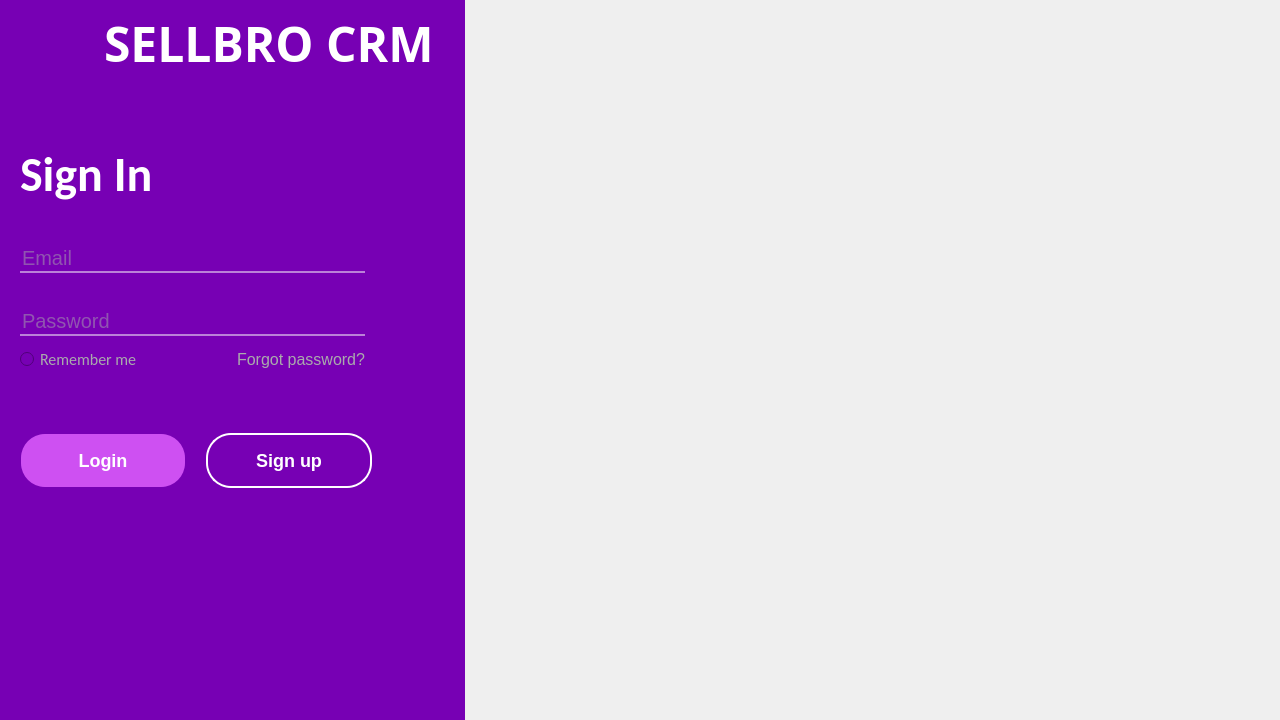
<?xml version="1.0" encoding="UTF-8"?>
<ui version="4.0">
 <class>mainWidget</class>
 <widget class="QStackedWidget" name="mainWidget">
  <property name="enabled">
   <bool>true</bool>
  </property>
  <property name="sizePolicy">
   <sizepolicy hsizetype="Preferred" vsizetype="Preferred">
    <horstretch>0</horstretch>
    <verstretch>0</verstretch>
   </sizepolicy>
  </property>
  <property name="minimumSize">
   <size>
    <width>1280</width>
    <height>720</height>
   </size>
  </property>
  <widget class="QWidget" name="signInWidget_2">
   <property name="enabled">
    <bool>true</bool>
   </property>
   <property name="minimumSize">
    <size>
     <width>1280</width>
     <height>720</height>
    </size>
   </property>
   <property name="font">
    <font>
     <family>Yu Gothic UI Semibold</family>
     <pointsize>8</pointsize>
     <weight>7</weight>
     <italic>false</italic>
     <bold>false</bold>
    </font>
   </property>
   <property name="windowTitle">
    <string>Sellbro-CRM</string>
   </property>
   <property name="windowIcon">
    <iconset>
     <normaloff>assets/images/medved-colored-icon.png</normaloff>assets/images/medved-colored-icon.png</iconset>
   </property>
   <property name="windowOpacity">
    <double>1.000000000000000</double>
   </property>
   <property name="styleSheet">
    <string notr="true">background: rgba(255, 255, 255, 0);
font: 63 8pt &quot;Yu Gothic UI Semibold&quot;;</string>
   </property>
   <layout class="QHBoxLayout" name="horizontalLayout" stretch="4,7">
    <property name="spacing">
     <number>0</number>
    </property>
    <property name="leftMargin">
     <number>0</number>
    </property>
    <property name="topMargin">
     <number>0</number>
    </property>
    <property name="rightMargin">
     <number>0</number>
    </property>
    <property name="bottomMargin">
     <number>0</number>
    </property>
    <item>
     <widget class="QWidget" name="signInWidget" native="true">
      <property name="styleSheet">
       <string notr="true">background: #7700b4;
font-size: 16px;
color: #ffffff;</string>
      </property>
      <layout class="QVBoxLayout" name="verticalLayout">
       <property name="spacing">
        <number>0</number>
       </property>
       <property name="leftMargin">
        <number>0</number>
       </property>
       <property name="topMargin">
        <number>0</number>
       </property>
       <property name="rightMargin">
        <number>0</number>
       </property>
       <property name="bottomMargin">
        <number>0</number>
       </property>
       <item>
        <layout class="QVBoxLayout" name="verticalLayout_2" stretch="1,2,3,1">
         <property name="spacing">
          <number>0</number>
         </property>
         <item>
          <widget class="QWidget" name="headerWidget" native="true">
           <property name="font">
            <font>
             <family>Yu Gothic UI Semibold</family>
             <pointsize>-1</pointsize>
             <weight>7</weight>
             <italic>false</italic>
             <bold>false</bold>
             <stylestrategy>PreferDefault</stylestrategy>
            </font>
           </property>
           <property name="styleSheet">
            <string notr="true">padding-top: 5px;</string>
           </property>
           <layout class="QHBoxLayout" name="horizontalLayout_4">
            <property name="spacing">
             <number>0</number>
            </property>
            <property name="leftMargin">
             <number>0</number>
            </property>
            <property name="topMargin">
             <number>0</number>
            </property>
            <property name="rightMargin">
             <number>0</number>
            </property>
            <property name="bottomMargin">
             <number>0</number>
            </property>
            <item>
             <widget class="QLabel" name="iconLabel">
              <property name="enabled">
               <bool>true</bool>
              </property>
              <property name="styleSheet">
               <string notr="true">padding-left: 20px;
max-width: 70px;
max-height: 70px;</string>
              </property>
              <property name="text">
               <string/>
              </property>
              <property name="pixmap">
               <pixmap>assets/images/medved-icon.png</pixmap>
              </property>
              <property name="scaledContents">
               <bool>true</bool>
              </property>
             </widget>
            </item>
            <item>
             <widget class="QLabel" name="titleLabel">
              <property name="font">
               <font>
                <family>Procrastinating Pixie</family>
                <pointsize>-1</pointsize>
                <weight>75</weight>
                <italic>false</italic>
                <bold>true</bold>
               </font>
              </property>
              <property name="autoFillBackground">
               <bool>false</bool>
              </property>
              <property name="styleSheet">
               <string notr="true">qproperty-alignment: AlignCenter;
font-size: 48px;
font-family: &quot;Procrastinating Pixie&quot;;
font-weight: bold;
</string>
              </property>
              <property name="locale">
               <locale language="English" country="UnitedStates"/>
              </property>
              <property name="lineWidth">
               <number>1</number>
              </property>
              <property name="text">
               <string>SELLBRO CRM</string>
              </property>
              <property name="textFormat">
               <enum>Qt::AutoText</enum>
              </property>
              <property name="scaledContents">
               <bool>false</bool>
              </property>
              <property name="wordWrap">
               <bool>false</bool>
              </property>
             </widget>
            </item>
           </layout>
          </widget>
         </item>
         <item>
          <widget class="QLabel" name="signInLabel">
           <property name="font">
            <font>
             <family>Calibri</family>
             <pointsize>-1</pointsize>
             <weight>75</weight>
             <italic>false</italic>
             <bold>true</bold>
            </font>
           </property>
           <property name="layoutDirection">
            <enum>Qt::LeftToRight</enum>
           </property>
           <property name="styleSheet">
            <string notr="true">font-size: 48px;
padding-left: 20px;
font-family: &quot;Calibri&quot;;
font-weight: bold;
padding-bottom: 30px;</string>
           </property>
           <property name="text">
            <string>Sign In</string>
           </property>
           <property name="alignment">
            <set>Qt::AlignBottom|Qt::AlignJustify</set>
           </property>
           <property name="margin">
            <number>0</number>
           </property>
          </widget>
         </item>
         <item>
          <widget class="QWidget" name="authWidget" native="true">
           <property name="enabled">
            <bool>true</bool>
           </property>
           <property name="styleSheet">
            <string notr="true">font-family: &quot;Sitka Text&quot;;</string>
           </property>
           <layout class="QVBoxLayout" name="verticalLayout_3" stretch="3,7">
            <property name="spacing">
             <number>0</number>
            </property>
            <property name="leftMargin">
             <number>0</number>
            </property>
            <property name="topMargin">
             <number>0</number>
            </property>
            <property name="rightMargin">
             <number>0</number>
            </property>
            <property name="bottomMargin">
             <number>0</number>
            </property>
            <item>
             <widget class="QWidget" name="credsWidget" native="true">
              <property name="enabled">
               <bool>true</bool>
              </property>
              <property name="styleSheet">
               <string notr="true">QLineEdit {
font-size: 20px;
border: none;
border-bottom-width: 2px;
border-bottom-style: solid;
border-bottom-color: #bb81d8;
color: #aaaaac;
font-family:&quot;Calibri&quot;;
}</string>
              </property>
              <layout class="QVBoxLayout" name="verticalLayout_4" stretch="0,0">
               <property name="spacing">
                <number>0</number>
               </property>
               <property name="leftMargin">
                <number>20</number>
               </property>
               <property name="topMargin">
                <number>0</number>
               </property>
               <property name="rightMargin">
                <number>100</number>
               </property>
               <property name="bottomMargin">
                <number>60</number>
               </property>
               <item>
                <widget class="QLineEdit" name="emailInput">
                 <property name="styleSheet">
                  <string notr="true">margin-bottom: 35px;
</string>
                 </property>
                 <property name="placeholderText">
                  <string>Email</string>
                 </property>
                </widget>
               </item>
               <item>
                <widget class="QWidget" name="passwordWidget" native="true">
                 <property name="styleSheet">
                  <string notr="true">color: #aaaaac;</string>
                 </property>
                 <layout class="QVBoxLayout" name="verticalLayout_6" stretch="0,0">
                  <property name="spacing">
                   <number>0</number>
                  </property>
                  <property name="leftMargin">
                   <number>0</number>
                  </property>
                  <property name="topMargin">
                   <number>0</number>
                  </property>
                  <property name="rightMargin">
                   <number>0</number>
                  </property>
                  <property name="bottomMargin">
                   <number>0</number>
                  </property>
                  <item>
                   <widget class="QLineEdit" name="passwordInput">
                    <property name="styleSheet">
                     <string notr="true">margin-bottom: 10px;</string>
                    </property>
                    <property name="frame">
                     <bool>true</bool>
                    </property>
                    <property name="placeholderText">
                     <string>Password</string>
                    </property>
                   </widget>
                  </item>
                  <item>
                   <widget class="QWidget" name="passwordWidgetHelp" native="true">
                    <property name="styleSheet">
                     <string notr="true">font-size: 14px;
font-family:&quot;Calibri&quot;;</string>
                    </property>
                    <layout class="QVBoxLayout" name="verticalLayout_5">
                     <property name="spacing">
                      <number>0</number>
                     </property>
                     <property name="leftMargin">
                      <number>0</number>
                     </property>
                     <property name="topMargin">
                      <number>0</number>
                     </property>
                     <property name="rightMargin">
                      <number>0</number>
                     </property>
                     <property name="bottomMargin">
                      <number>0</number>
                     </property>
                     <item>
                      <widget class="QWidget" name="rememberMeWidget" native="true">
                       <property name="styleSheet">
                        <string notr="true">font-size: 16px;</string>
                       </property>
                       <layout class="QHBoxLayout" name="horizontalLayout_3">
                        <property name="spacing">
                         <number>0</number>
                        </property>
                        <property name="leftMargin">
                         <number>0</number>
                        </property>
                        <property name="topMargin">
                         <number>0</number>
                        </property>
                        <property name="rightMargin">
                         <number>0</number>
                        </property>
                        <property name="bottomMargin">
                         <number>0</number>
                        </property>
                        <item>
                         <widget class="QRadioButton" name="rememberMeButton">
                          <property name="font">
                           <font>
                            <family>Calibri</family>
                            <pointsize>-1</pointsize>
                            <weight>7</weight>
                            <italic>false</italic>
                            <bold>false</bold>
                           </font>
                          </property>
                          <property name="cursor">
                           <cursorShape>ArrowCursor</cursorShape>
                          </property>
                          <property name="styleSheet">
                           <string notr="true"/>
                          </property>
                          <property name="text">
                           <string>Remember me</string>
                          </property>
                         </widget>
                        </item>
                        <item>
                         <widget class="QLabel" name="rememberMeLabel">
                          <property name="cursor">
                           <cursorShape>PointingHandCursor</cursorShape>
                          </property>
                          <property name="text">
                           <string>Forgot password?</string>
                          </property>
                          <property name="alignment">
                           <set>Qt::AlignRight|Qt::AlignTrailing|Qt::AlignVCenter</set>
                          </property>
                         </widget>
                        </item>
                       </layout>
                      </widget>
                     </item>
                    </layout>
                   </widget>
                  </item>
                 </layout>
                </widget>
               </item>
              </layout>
             </widget>
            </item>
            <item>
             <widget class="QWidget" name="buttonsWidget" native="true">
              <property name="styleSheet">
               <string notr="true">QPushButton {
border-width: 2px;
border-style: outset;
padding: 15px;
border-radius: 25px;
margin-left: 20px;
margin-bottom: 150px;
font-family:&quot;Calibri&quot;;
font-size: 18px;
font-weight: bold;
}</string>
              </property>
              <layout class="QHBoxLayout" name="horizontalLayout_2" stretch="2,2,1">
               <property name="spacing">
                <number>0</number>
               </property>
               <property name="leftMargin">
                <number>0</number>
               </property>
               <property name="topMargin">
                <number>0</number>
               </property>
               <property name="rightMargin">
                <number>0</number>
               </property>
               <property name="bottomMargin">
                <number>0</number>
               </property>
               <item>
                <widget class="QPushButton" name="loginButton">
                 <property name="cursor">
                  <cursorShape>PointingHandCursor</cursorShape>
                 </property>
                 <property name="styleSheet">
                  <string notr="true">background: #ce50f2;
border-color: transparent;</string>
                 </property>
                 <property name="text">
                  <string>Login</string>
                 </property>
                </widget>
               </item>
               <item>
                <widget class="QPushButton" name="signUpButton">
                 <property name="cursor">
                  <cursorShape>PointingHandCursor</cursorShape>
                 </property>
                 <property name="styleSheet">
                  <string notr="true">border-color: white; </string>
                 </property>
                 <property name="text">
                  <string>Sign up</string>
                 </property>
                </widget>
               </item>
               <item>
                <spacer name="horizontalSpacer">
                 <property name="orientation">
                  <enum>Qt::Horizontal</enum>
                 </property>
                 <property name="sizeHint" stdset="0">
                  <size>
                   <width>40</width>
                   <height>20</height>
                  </size>
                 </property>
                </spacer>
               </item>
              </layout>
             </widget>
            </item>
           </layout>
          </widget>
         </item>
         <item>
          <widget class="QWidget" name="linksWidget" native="true">
           <property name="styleSheet">
            <string notr="true">

QLabel {
max-width: 30px;
max-height: 30px;
margin-right: 10px;
};



</string>
           </property>
           <layout class="QHBoxLayout" name="horizontalLayout_5">
            <property name="spacing">
             <number>0</number>
            </property>
            <property name="leftMargin">
             <number>20</number>
            </property>
            <property name="topMargin">
             <number>0</number>
            </property>
            <property name="rightMargin">
             <number>0</number>
            </property>
            <property name="bottomMargin">
             <number>0</number>
            </property>
            <item>
             <widget class="QLabel" name="githubIcon">
              <property name="enabled">
               <bool>true</bool>
              </property>
              <property name="cursor">
               <cursorShape>PointingHandCursor</cursorShape>
              </property>
              <property name="text">
               <string/>
              </property>
              <property name="pixmap">
               <pixmap>assets/images/github-icon.png</pixmap>
              </property>
              <property name="scaledContents">
               <bool>true</bool>
              </property>
             </widget>
            </item>
            <item>
             <widget class="QLabel" name="githubIcon2">
              <property name="enabled">
               <bool>true</bool>
              </property>
              <property name="cursor">
               <cursorShape>PointingHandCursor</cursorShape>
              </property>
              <property name="text">
               <string/>
              </property>
              <property name="pixmap">
               <pixmap>assets/images/github-icon.png</pixmap>
              </property>
              <property name="scaledContents">
               <bool>true</bool>
              </property>
             </widget>
            </item>
            <item>
             <spacer name="horizontalSpacer_2">
              <property name="orientation">
               <enum>Qt::Horizontal</enum>
              </property>
              <property name="sizeHint" stdset="0">
               <size>
                <width>40</width>
                <height>20</height>
               </size>
              </property>
             </spacer>
            </item>
           </layout>
          </widget>
         </item>
        </layout>
       </item>
      </layout>
     </widget>
    </item>
    <item>
     <widget class="QWidget" name="infoWidget" native="true">
      <property name="enabled">
       <bool>true</bool>
      </property>
      <property name="font">
       <font>
        <family>Yu Gothic UI Semibold</family>
        <pointsize>8</pointsize>
        <weight>7</weight>
        <italic>false</italic>
        <bold>false</bold>
       </font>
      </property>
      <property name="acceptDrops">
       <bool>false</bool>
      </property>
      <property name="styleSheet">
       <string notr="true">background-image: url(assets/images/mountains.png);</string>
      </property>
     </widget>
    </item>
   </layout>
  </widget>
  <widget class="QWidget" name="page_2">
   <property name="enabled">
    <bool>false</bool>
   </property>
  </widget>
 </widget>
 <layoutdefault spacing="6" margin="11"/>
 <resources>
  <include location="resources.qrc"/>
 </resources>
 <connections/>
</ui>
